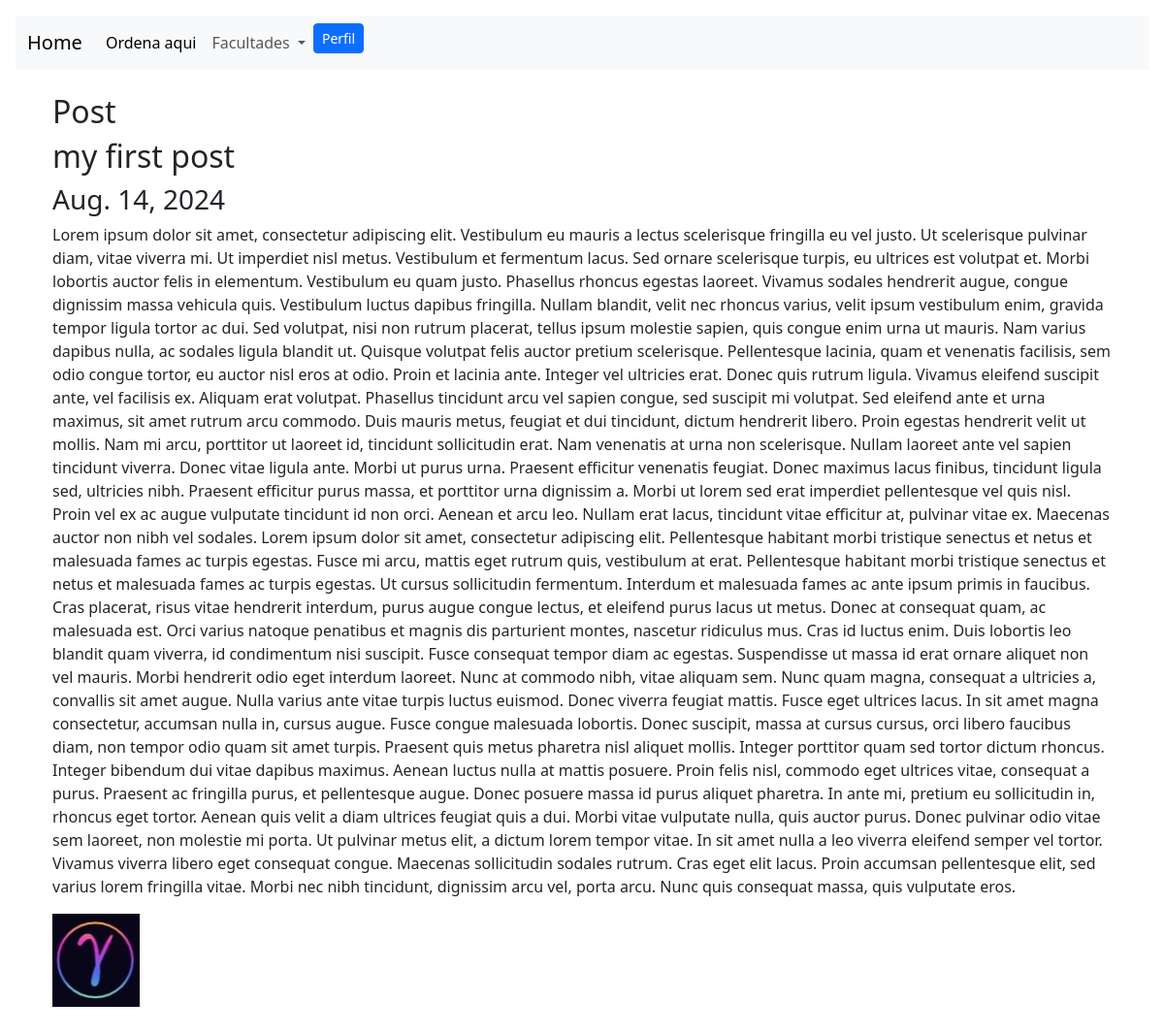
The page /blog/1 on the database its author committed.
### blog/models.py (models this page shows)
class Post(models.Model):
    title= models.CharField(max_length=100)
    description= models.TextField()
    image=models.ImageField(upload_to='blog/images')
    date=models.DateField(datetime.date.today)

### blog/views.py (the view)
# urls.py: path('<int:post_id>', post_detail, name="post_detail"),
def post_detail(request, post_id):
    post= get_object_or_404(Post, pk= post_id)
    return render(request, 'post_detail.html', {'post':post})

### blog/templates/post_detail.html
{% extends 'layout.html'%}
{% block content %}
<h2>Post</h2>
<h2>{{post.title}}</h2>
<h3>{{post.date}}</h3>
<p>{{post.description|safe}}</p>
<img src="{{post.image.url}}" alt="{{post.title}}">
{% endblock %}

### portfolio/static/main.css (style rules this page uses)
body { background-color: rgb(110, 107, 107); }

### rows shown on the page
Post: title "my first post", date "Aug. 14, 2024", description "Lorem ipsum dolor sit amet, consectetur adipiscing elit. Vestibulum eu mauris a lectus scelerisque fringilla eu vel justo. Ut scelerisque pulvinar diam, vitae viverra mi. Ut imperdiet nisl metus. Vestibulum et fermentum lacus. Sed ornare scelerisque turpis, eu ultrices est volutpat et. Morbi lobortis auctor felis in elementum. Vestibulum eu quam justo. Phasellus rhoncus egestas laoreet. Vivamus sodales hendrerit augue, congue dignissim massa vehicula quis. Vestibulum luctus dapibus fringilla. Nullam blandit, velit nec rhoncus varius, velit ipsum vestibulum enim, gravida tempor ligula tortor ac dui. Sed volutpat, nisi non rutrum placerat, tellus ipsum molestie sapien, quis congue enim urna…", image (picture)
